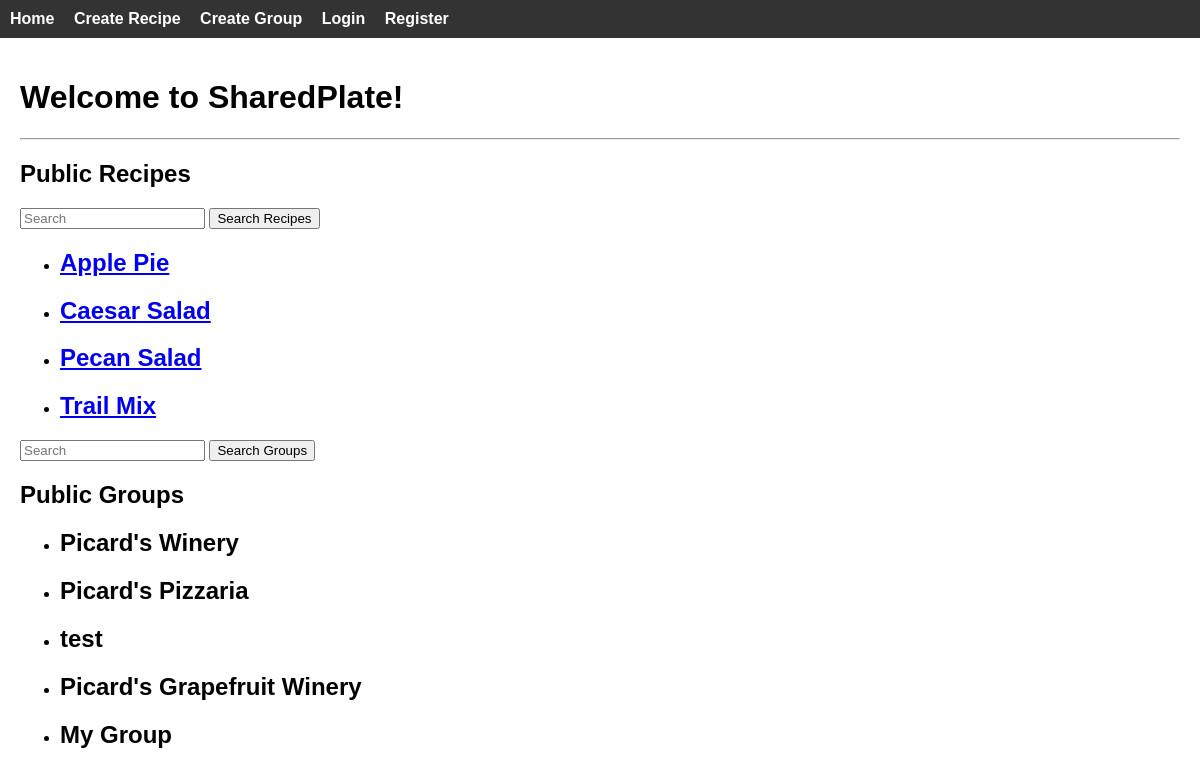
The page / on the database its author committed.
### app/models.py (models this page shows)
class Recipe(db.Model):
    __tablename__ = 'recipe'
    id = db.Column(db.Integer, primary_key=True)
    user_email = db.Column(db.String(64), db.ForeignKey('user.email'), nullable=False)
    group_id = db.Column(db.Integer, db.ForeignKey('group.id'), nullable=False)
    title = db.Column(db.String(64), nullable=False)
    prep_time = db.Column(db.Integer, nullable = False)
    cook_time = db.Column(db.Integer, nullable=False)
    body = db.Column(db.TEXT, nullable=False)
    category = db.Column(db.String(64), nullable=False)
    num_serves = db.Column(db.Integer, nullable = False)
    privacy_setting = db.Column(db.String(64), nullable=False)
    is_validated = db.Column(db.Boolean, nullable=True)
    date_posted = db.Column(db.TEXT, nullable=False)
    forked_from_id = db.Column(db.Integer, db.ForeignKey('recipe.id'), nullable=True)

class Group(db.Model):
    __tablename__ = 'group'
    id = db.Column(db.Integer, primary_key=True)
    group_name = db.Column(db.String(64), nullable=False)
    privacy_setting = db.Column(db.String(64), nullable=False)

### app/routes.py (the view)
@app.route('/', methods=['GET'])
def home():
    form = SearchRecipe(request.args)
    form2 = SearchGroup(request.args)
    recipes_query = Recipe.query.filter_by(privacy_setting='public')
    groups_query = Group.query.filter_by(privacy_setting='public')
    if form.searchA.data and form.searchA.data.strip():
        recipes_query = recipes_query.filter(
            Recipe.title.ilike(f"%{form.searchA.data}%")
        )
    if form2.searchB.data and form2.searchB.data.strip():
        groups_query = groups_query.filter(
            Group.group_name.ilike(f"%{form2.searchB.data}%")
        )
    recipes = recipes_query.all()
    groups = groups_query.all()
    return render_template('index.html', recipes=recipes, groups=groups, form=form, form2=form2)

### app/forms.py
class SearchRecipe(FlaskForm):
    searchA = StringField("Search recipes:", validators=[Optional()])
    submitA = SubmitField('Search Recipes')

class SearchGroup(FlaskForm):
    searchB = StringField("Search groups:", validators=[Optional()])
    submitB = SubmitField('Search Groups')

### app/templates/index.html (shortened to what this page needs)
{% extends "base.html" %}
{% block content %}
  <h1>Welcome to SharedPlate!</h1>
  <hr>
<h2> Public Recipes </h2>
  <form method="get" action="{{ url_for('home') }}" autocomplete="off">
    {{ form.searchA(placeholder='Search') }}
    {{ form.submitA }}
  </form>
  {% if recipes %}
    <ul class="recipes">
      {% for recipe in recipes %}
        <li class="recipe">
          <h2><a href="{{ url_for('recipe_detail', recipe_id=recipe.id) }}">{{ recipe.title }}</a></h2>
        </li>
      {% endfor %}
    </ul>
  {% else %}
    <p>No Public Recipes</p>
  {% endif %}
  <form method="get" action="{{ url_for('home') }}" autocomplete="off">
    {{ form2.searchB(placeholder='Search') }}
    {{ form2.submitB }}
  </form>
<h2> Public Groups </h2>
  {% if groups %}
    <ul class="groups">
      {% for group in groups %}
        <li class="group">
          <h2> {{ group.group_name }} </h2>
        </li>
      {% endfor %}
    </ul>
  {% else %}
    <p>No Public Groups</p>
  {% endif %}
{% endblock %}

### app/templates/base.html (style rules this page uses)
body { font-family: Arial, sans-serif; margin: 0; }

### rows shown on the page
Recipe: title "Apple Pie"
Recipe: title "Caesar Salad"
Recipe: title "Pecan Salad"
Recipe: title "Trail Mix"
Group: group_name "Picard's Winery"
Group: group_name "Picard's Pizzaria"
Group: group_name "test"
Group: group_name "Picard's Grapefruit Winery"
Group: group_name "My Group"
